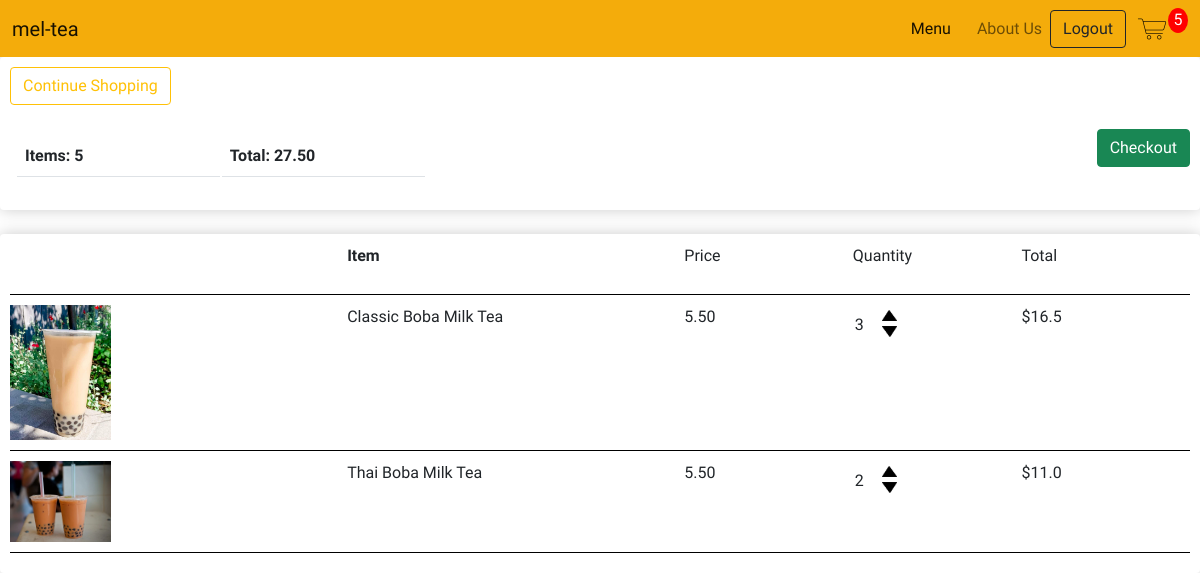
/cart/ (signed in), run on an earlier commit of the app's database.
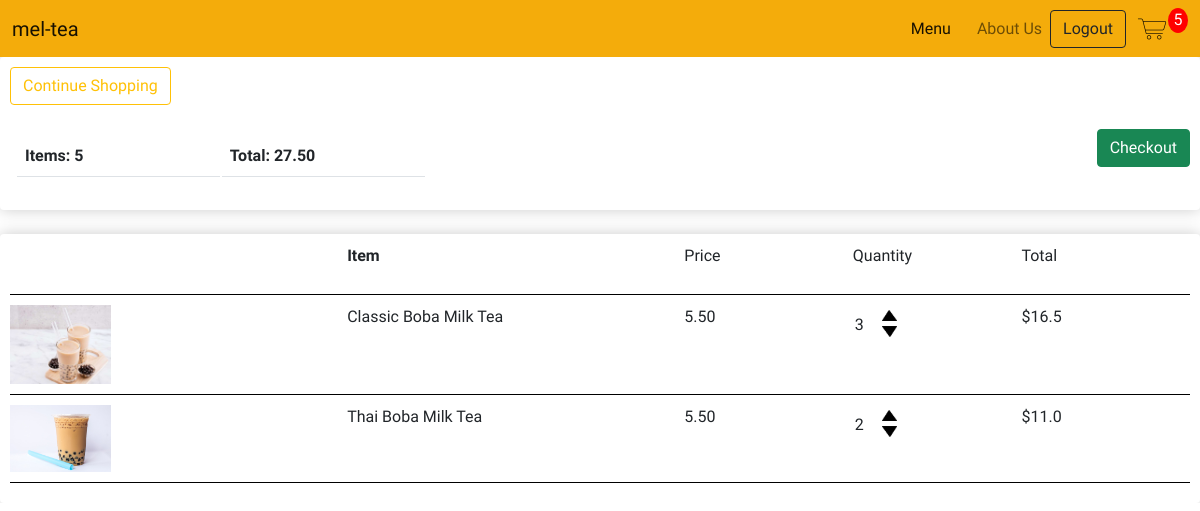
And on a later commit of the database.
### store/models.py (models this page shows, shortened)
class OrderItem(models.Model):
    product = models.ForeignKey(BobaProduct, on_delete=models.SET_NULL, null=True)
    order = models.ForeignKey(CustomerOrder, on_delete=models.SET_NULL, null=True)
    quantity = models.IntegerField(default=0, null=True, blank=True)
    date_added = models.DateTimeField(auto_now_add=True)
    @property
    def calc_total(self):
        total = self.product.price * self.quantity
        return total

class BobaProduct(models.Model):
    WITH_BOBA = [
        ('YES', 'Boba'),
        ('NO', 'No Boba')
    ]
    name = models.CharField(max_length=200, null=True)
    price = models.FloatField(max_length=200, null=True)
    category = models.CharField(max_length=200, null=True, choices= WITH_BOBA)
    image = models.ImageField(upload_to='boba', default="{% static 'images/filler.jpg' %}", null=True, blank=True)
    date_created = models.DateTimeField(auto_now_add=True)
    @property #@property allow us to access as an attribute
    def image_url(self):
        try:
            url = self.image.url
        except:
            url = ''
        return url

### store/views.py (the view)
# urls.py: path('cart/', views.cart, name="cart"),
def cart(request):
    if request.user.is_authenticated:
        customer = request.user.customer
        order, created = CustomerOrder.objects.get_or_create(customer=customer)
        items = order.orderitem_set.all()   # (USE ITEM FOR CHILDREN)
        cart_items = order.cart_quantity
    else:
        items = []
        order = {'cart_total':0, 'cart_quantity':0}
        cart_items = order['cart_quantity']
    context = {"items": items, "order": order, 'cart_items':cart_items}
    return render(request, 'store/cart.html', context)

### store/models.py (called while the page is built)
    @property
    def cart_total(self):
        order_items = self.orderitem_set.all()
        total = sum([item.calc_total for item in order_items])
        return total

    @property
    def cart_quantity(self):
        order_items = self.orderitem_set.all()
        total = sum([item.quantity for item in order_items])
        return total

### store/templates/store/cart.html
{% extends 'store/main.html' %}
{% load static %}
{% block content %}
<div class="row">
    <div class="col-lg-12">
        <div class="product-box">
            <a class="btn btn-outline-warning" href="{% url 'store' %}"> Continue Shopping</a>
            <br>
            <br>
            <table class="table">
                <tr>
                    <th>Items: <b>{{order.cart_quantity}}</b></th>
                    <th>Total: <b>{{order.cart_total|floatformat:2}}</b></th>
                </tr>
                <a class="btn btn-success checkout-btn" href="{% url 'checkout' %}">Checkout</a>
            </table>
        </div>
        <br>
        <div class="product-box">
            <div class="cart-row">
                <div class="cart-row-flex-2"></div>
                <div class="cart-row-flex-2">
                   <p><strong>Item</strong></p>
                </div>
                <div class="cart-row-flex-1">
                    <p>Price</p>
                </div>
                <div class="cart-row-flex-1">
                    <p>Quantity</p>
                </div>
                <div class="cart-row-flex-1">
                    <p>Total</p>
                </div>
            </div>
            {% for item in items %}
            <div class="cart-row">
                <div class="cart-row-flex-2"><img class="row-image" src="{{item.product.image_url}}"></div>
                <div class="cart-row-flex-2">
                    <p>{{item.product.name}}</p>
                </div>
                <div class="cart-row-flex-1">
                    <p>{{item.product.price|floatformat:2}}</p>
                </div>
                <div class="cart-row-flex-1">
                    <p class="quantity">{{item.quantity}}</p>
                    <div class="quantity">
                        <img data-product={{item.product.id}} data-action="add" class="quantity-change add-cart" src="{% static 'images/arrow-up.png' %}">
                        <img data-product={{item.product.id}} data-action="remove" class="quantity-change add-cart" src="{% static 'images/arrow-down.png' %}">
                    </div>
                </div>
                <div class="cart-row-flex-1">
                    <p>${{item.calc_total}}</p>
                </div>
            </div>
            {% endfor %}
        </div>
    </div>
</div>
{% endblock content %}

What changed in the data, as far as the page shows it:
changed through a linked row, OrderItem "Classic Boba Milk Tea": product.image_url: a different picture
changed through a linked row, OrderItem "Thai Boba Milk Tea": product.image_url: a different picture
